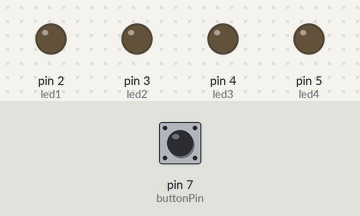
Bench run of a sketch on a simulated Arduino Uno, built with avr-gcc and run on an emulated ATmega328P. On the bench: output pins drawn as LEDs (lit = HIGH). Inputs (shaded band) come from the test bench; at power-on: pin 7 (buttonPin) LOW.

Above: at 1.2 s.
1.3 s: pin 7 (buttonPin) pulled HIGH for 0.15 s
At 2.1 s:
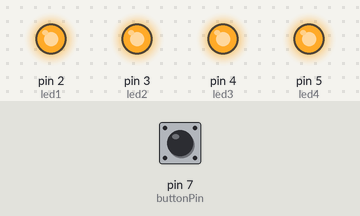
4.4 s: pin 7 (buttonPin) pulled HIGH for 1 s
At 6.6 s:
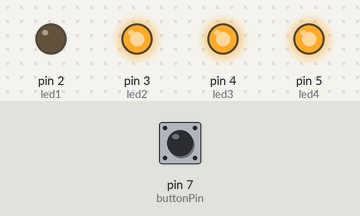
8.4 s: pin 7 (buttonPin) pulled HIGH for 3.2 s
At 11.6 s:
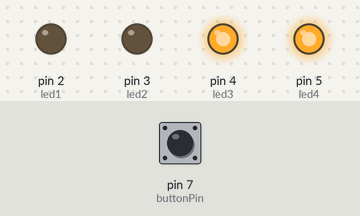
Timing chart, 0 to 14.8 s (numbered marks = the images above; inputs shaded):
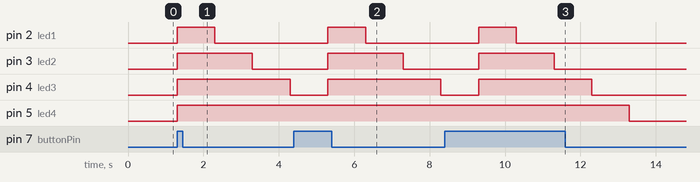

Measured:
- after the input at 1.3 s, pin 2 (led1): LOW → HIGH at once, → LOW 1.0 s later; pin 3 (led2): LOW → HIGH at once, → LOW 2.0 s later; pin 4 (led3): LOW → HIGH at once, → LOW 3.0 s later; pin 5 (led4): LOW → HIGH at once
- after the input at 4.4 s, pin 2 (led1): LOW → HIGH after 0.90 s, → LOW 1.0 s later; pin 3 (led2): LOW → HIGH after 0.90 s, → LOW 2.0 s later; pin 4 (led3): LOW → HIGH after 0.90 s, → LOW 3.0 s later; pin 5 (led4): stays HIGH (without the input it goes to LOW after 0.90 s)
- after the input at 8.4 s, pin 2 (led1): LOW → HIGH after 0.90 s, → LOW 1.0 s later; pin 3 (led2): LOW → HIGH after 0.90 s, → LOW 2.0 s later; pin 4 (led3): LOW → HIGH after 0.90 s, → LOW 3.0 s later; pin 5 (led4): HIGH → LOW after 4.9 s instead of 0.90 s

The sketch:

counter.ino
```cpp
const int led1 = 2;
const int led2 = 3;
const int led3 = 4;
const int led4 = 5;
const int buttonPin = 7;

int buttonState = 0;

void setup() {
  // put your setup code here, to run once:

  //assigning the pins to either input or output
  pinMode(led1, OUTPUT);
  pinMode(led2, OUTPUT);
  pinMode(led3, OUTPUT);
  pinMode(led4, OUTPUT);
  pinMode(buttonPin, INPUT);

}

void loop() {
  // put your main code here, to run repeatedly:
  //storing the value of the buttonpin in a variabe
  buttonState = digitalRead(buttonPin);

  //countdown starts only when the button is pressed
  if (buttonState == HIGH)
  {
    //all LEDS are on before the countdown begins
    digitalWrite(led1, HIGH);
    digitalWrite(led2, HIGH);
    digitalWrite(led3, HIGH);
    digitalWrite(led4, HIGH);
    delay(1000);
    digitalWrite(led1, LOW);
    delay(1000);
    digitalWrite(led2, LOW);
    delay(1000);
    digitalWrite(led3, LOW);
    delay(1000);
    digitalWrite(led4, LOW);
  }

}
```
